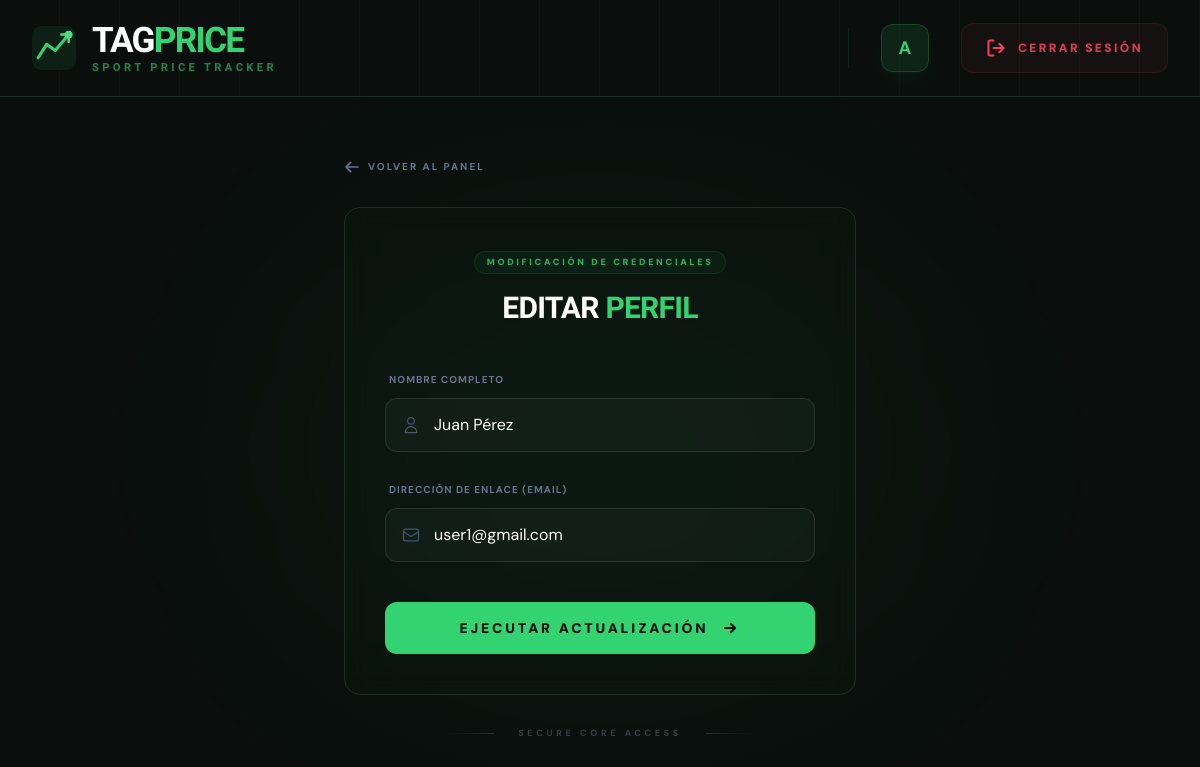
Before: /views/user_uptade.php?id_user=2 (signed in) with the older database file.
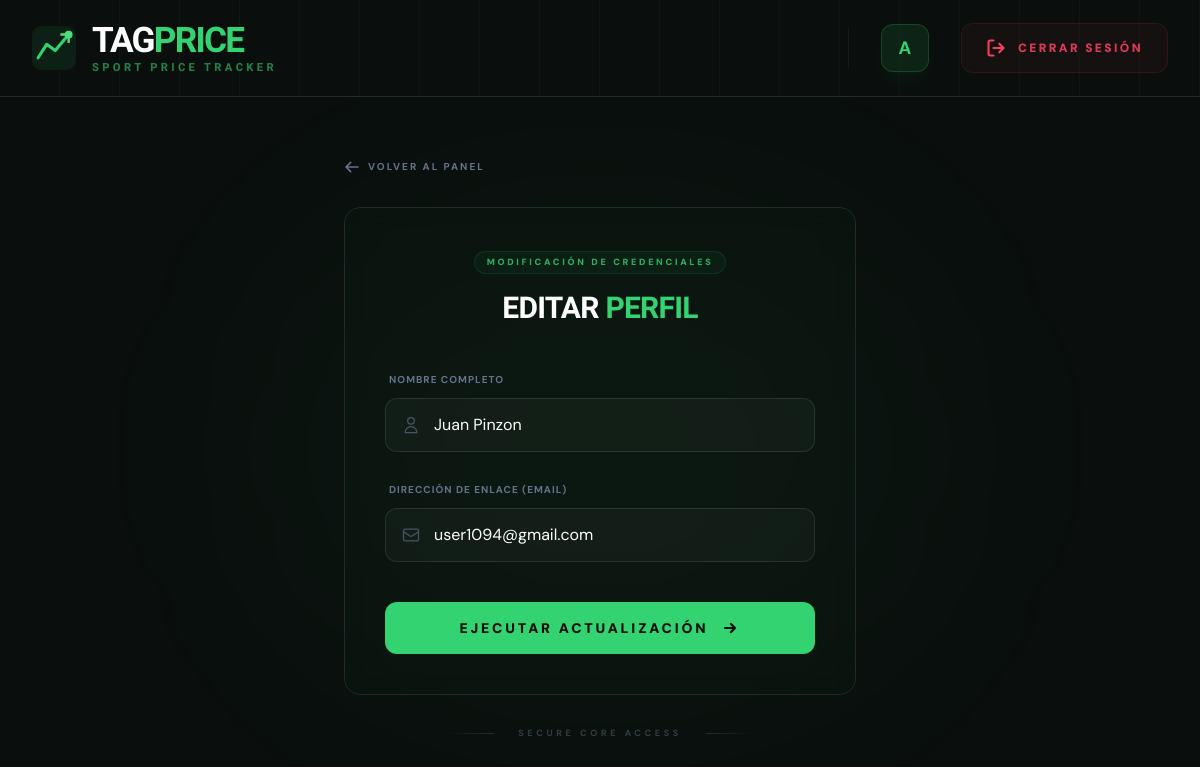
After: the same page with the newer database file.
### tables this page shows
CREATE TABLE users (
    usu_id INTEGER PRIMARY KEY AUTOINCREMENT NOT NULL,
    usu_mail VARCHAR(50) NOT NULL UNIQUE,
    usu_password VARCHAR(255) NOT NULL,
    usu_name VARCHAR(200) NOT NULL,
    usu_rol TEXT NOT NULL DEFAULT "user" -- Por defecto, todos son usuarios
);

### views/user_uptade.php (the view, shortened to what the changed rows need)
<?php
include_once PATH_BASE . 'includes/db_connect.php';
include PATH_BASE .'includes/header.php';
$id = $_REQUEST['id_user'] ?? null;
$usuario = null;
if ($id) {
    $stmt = $db->prepare("SELECT * FROM users WHERE usu_id = ?");
    $stmt->execute([$id]);
    $usuario = $stmt->fetch(PDO::FETCH_ASSOC);
}
?>
<main class="relative min-h-[calc(100vh-96px)] flex items-center justify-center px-4 overflow-hidden">
    <div class="relative w-full max-w-lg">
        <div class="relative overflow-hidden rounded-2xl bg-surface-mid/40 backdrop-blur-md border border-surface-border p-8 md:p-10">
            <div class="mb-10 text-center">
                <h2 class="text-3xl font-display font-bold text-white uppercase tracking-tight">
                    <?= $id ? 'Editar <span class="text-brand">Perfil</span>' : 'Alta de <span class="text-brand">Usuario</span>' ?>
                </h2>
            </div>
            <form action="<?=URL_BASE?>actions/user_update.proc.php" method="POST" class="space-y-6">
                <div class="space-y-2">
                    <div class="relative group">
                        <div class="absolute inset-y-0 left-0 pl-4 flex items-center pointer-events-none text-slate-600 group-focus-within:text-brand transition-colors">
                            <svg xmlns="http://www.w3.org/2000/svg" class="w-5 h-5" fill="none" viewBox="0 0 24 24" stroke="currentColor" stroke-width="1.5">
                                <path stroke-linecap="round" stroke-linejoin="round" d="M16 7a4 4 0 11-8 0 4 4 0 018 0zM12 14a7 7 0 00-7 7h14a7 7 0 00-7-7z" />
                            </svg>
                        </div>
                        <input type="text" name="nombre"
                               value="<?= htmlspecialchars($usuario['usu_name'] ?? '') ?>"
                               class="w-full bg-white/[0.03] border border-white/10 rounded-xl py-3.5 pl-12 pr-4 text-white placeholder:text-slate-700 focus:outline-none focus:border-brand/50 focus:ring-1 focus:ring-brand/20 transition-all font-body"
                               placeholder="Ej. John Doe" required>
                    </div>
                </div>
                <div class="space-y-2">
                    <div class="relative group">
                        <div class="absolute inset-y-0 left-0 pl-4 flex items-center pointer-events-none text-slate-600 group-focus-within:text-brand transition-colors">
                            <svg xmlns="http://www.w3.org/2000/svg" class="w-5 h-5" fill="none" viewBox="0 0 24 24" stroke="currentColor" stroke-width="1.5">
                                <path stroke-linecap="round" stroke-linejoin="round" d="M3 8l7.89 5.26a2 2 0 002.22 0L21 8M5 19h14a2 2 0 002-2V7a2 2 0 00-2-2H5a2 2 0 00-2 2v10a2 2 0 002 2z" />
                            </svg>
                        </div>
                        <input type="email" name="email"
                               value="<?= htmlspecialchars($usuario['usu_mail'] ?? '') ?>"
                               class="w-full bg-white/[0.03] border border-white/10 rounded-xl py-3.5 pl-12 pr-4 text-white placeholder:text-slate-700 focus:outline-none focus:border-brand/50 focus:ring-1 focus:ring-brand/20 transition-all font-body"
                               placeholder="agente@dominio.com" required>
                    </div>
                </div>
            </form>
        </div>
    </div>
</main>

Changed rows visible on the page:
changed users: nombre "Juan Pérez" → "Juan Pinzon"; email "user1@gmail.com" → "user1094@gmail.com"
